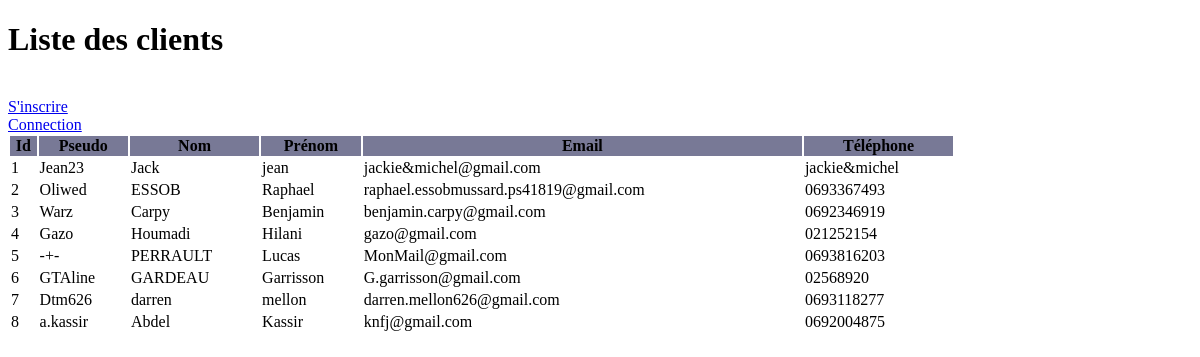
Before: /vueClients.php with the older database file.
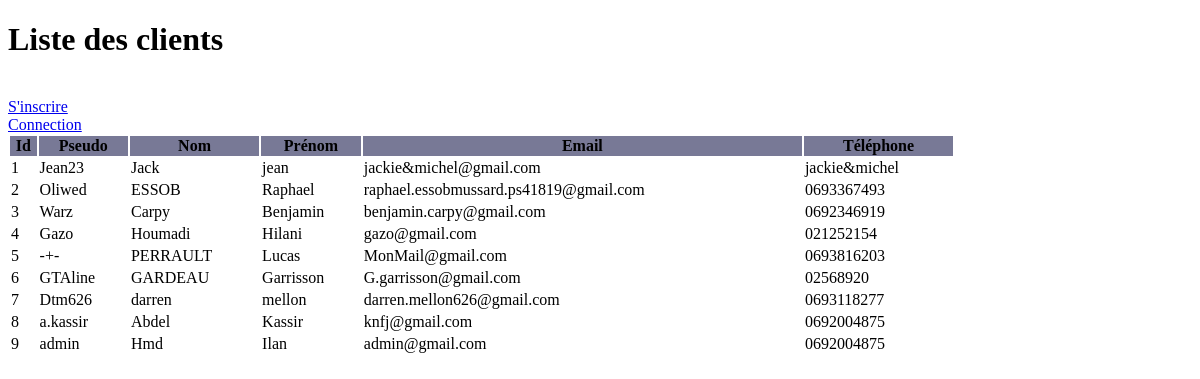
After: the same page with the newer database file.
### tables this page shows
CREATE TABLE `utilisateur` (
  `id` int(11) NOT NULL AUTO_INCREMENT,
  `id_adresse` int(11) DEFAULT NULL,
  `id_commande` int(11) DEFAULT NULL,
  `identifiant_utilisateur` varchar(50) NOT NULL,
  `nom_utilisateur` varchar(50) NOT NULL,
  `prenom_utilisateur` varchar(50) NOT NULL,
  `mail_utilisateur` varchar(50) NOT NULL,
  `tel_utilisateur` varchar(50) NOT NULL,
  `mdp_utilisateur` varchar(50) NOT NULL,
  PRIMARY KEY (`id`),
  KEY `id_adresse` (`id_adresse`),
  KEY `id_commande` (`id_commande`),
  CONSTRAINT `utilisateur_ibfk_1` FOREIGN KEY (`id_adresse`) REFERENCES `adresse_utilisateur` (`id`),
  CONSTRAINT `utilisateur_ibfk_2` FOREIGN KEY (`id_commande`) REFERENCES `commande` (`id`)
);

### connexionDB.php (called while the page is built, shortened)
<?php
class Connexiondb{
    private $host = "localhost";
    private $db = "wallidb";
    private $user = "btssio";
    private $pass = "btssio";
    private $sgbd = "mysql";
    protected $cnx;
    public function __construct(){
        return $this->connectDB();
	}
    private function connectDB(){
        try{
            $this->cnx = new PDO("$this->sgbd:host=$this->host;dbname=$this->db", $this->user,$this->pass);
        } catch (PDOException $e){
            die("Erreur!: " . $e->getMessage() . "<br>");
        }
    }
    public function getRequete($rqt){
        $line = $this->cnx->query($rqt);
            return $line;
    }
}
?>

### vueClients.php (the view, shortened to what this page needs)
<!DOCTYPE html>
<html lang="fr">
<head>
</head>
<h1>Liste des clients</h1>
<br>
<body>
    <?php
    echo "<a href=\"register.php?id=$lig[id]\">S'inscrire</a> <br>  <a href=\"connexionDB.php?id=$lig[id]\">Connection</a>";
    ?>
    <table width='80%' border=0>
        <tr bgcolor='#787996'>
            <th>Id</th>
            <th>Pseudo</th>
            <th>Nom</th>
            <th>Prénom</th>
            <th>Email</th>
            <th>Téléphone</th>
        </tr>
        <?php
        include_once("connexionDB.php");
        $cnx1 = new Connexiondb();
        $resultat = $cnx1->getRequete("SELECT id,identifiant_utilisateur,nom_utilisateur,prenom_utilisateur,mail_utilisateur,tel_utilisateur FROM utilisateur ORDER BY id;");
        foreach ($resultat as $lig) {
            echo "<tr>";
            echo "<td>" . $lig['id'] . "</td>";
            echo "<td>" . $lig['identifiant_utilisateur'] . "</td>";
            echo "<td>" . $lig['nom_utilisateur'] . "</td>";
            echo "<td>" . $lig['prenom_utilisateur'] . "</td>";
            echo "<td>" . $lig['mail_utilisateur'] . "</td>";
            echo "<td>" . $lig['tel_utilisateur'] . "</td>";
            echo "</tr>";
        }
        ?>
    </table>
</body>
</html>

Changed rows visible on the page:
added utilisateur: id "9", identifiant_utilisateur "admin", nom_utilisateur "Hmd", prenom_utilisateur "Ilan", mail_utilisateur "admin@gmail.com", tel_utilisateur "0692004875"
